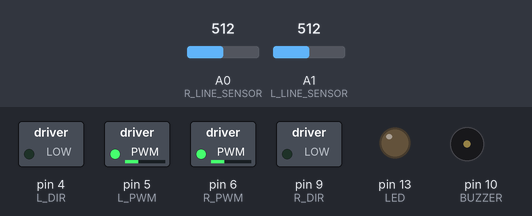
Recording of a sketch running on a simulated Arduino Uno, built with avr-gcc and run on an emulated ATmega328P. Shown: switched loads named in the sketch (green lamp = pin HIGH), output pins drawn as LEDs (lit = HIGH), buzzer (waves = sounding, pin HIGH). The test bench sets the inputs (shaded band); at power-on: A0 (R_LINE_SENSOR) = 512, A1 (L_LINE_SENSOR) = 512.

Above: at 1.2 s.
1.3 s: A0 (R_LINE_SENSOR) set to 1004
2.8 s: A0 (R_LINE_SENSOR) set to 1016
At 4.0 s:
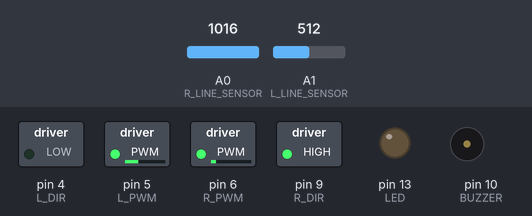
4.3 s: A1 (L_LINE_SENSOR) set to 997
5.8 s: A1 (L_LINE_SENSOR) set to 1016
At 6.4 s:
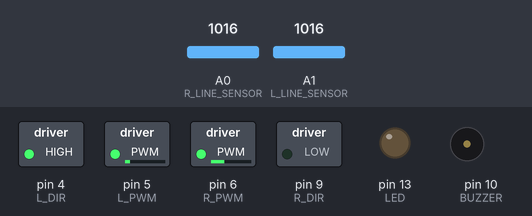
7.3 s: A1 (L_LINE_SENSOR) set to 900
At 7.6 s:
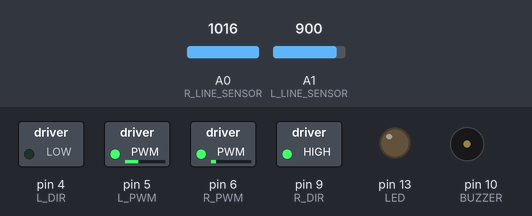
8.8 s: A1 (L_LINE_SENSOR) set to 1023
At 9.9 s:
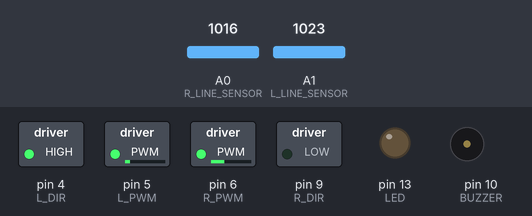
Timing chart, 0 to 11.3 s (numbered marks = the images above; inputs shaded):
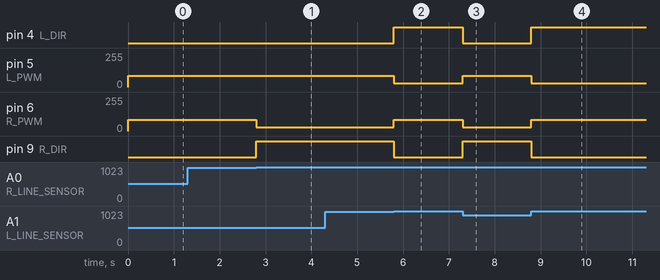

The sketch:

Line_follower.ino
```cpp
#define L_PWM 5
#define L_DIR 4
#define R_PWM 6
#define R_DIR 9
#define PWM_MAX 165
#define PWM_MIN 30
#define GRANICA 1015

#define L_LINE_SENSOR A1
#define R_LINE_SENSOR A0
#define BUZZER 10

#define LED 13
void setup() {
  // Konfiguracja pinow od mostka H
  pinMode(L_DIR,OUTPUT);
  pinMode(R_DIR,OUTPUT);
  pinMode(L_PWM,OUTPUT);
  pinMode(R_PWM,OUTPUT);

  // Konfiguacja pozostałych elementow
  pinMode(BUZZER, OUTPUT);
  digitalWrite(BUZZER,0);
  pinMode(LED,OUTPUT);
  digitalWrite(LED,0);

  Serial.begin(9600);
}

void loop() {

  if (leftSensor() == 0 && rightSensor() == 0) { //Jesli czujniki nie widza linii
    leftMotor(40); //Jazda prosto
    rightMotor(40);
  } else if (leftSensor() == 1) { //Jesli lewy czujnik widzi linie
    leftMotor(0); //Jazda po łuku w lewo
    rightMotor(40);
  } else if (rightSensor() == 1) { //Jesli prawy czujnik widzi linie
    leftMotor(40); //Jazda po łuku w prawo
    rightMotor(0);
  }


}// koniec loop


void leftMotor(int V){ // sterownaie lewym silnikiem
  if (V>0){
    V = map(V,0, 100,PWM_MIN, PWM_MAX);
    digitalWrite(L_DIR,0); // Kierunek do przodu
    analogWrite(L_PWM,V); // Ustawienie Predkosci
  }// koniec if
  else{
    V=abs(V); // Funkcja abs() zworci wartosc V bez znaku
    V=map (V,0,100,PWM_MIN,PWM_MAX);
    digitalWrite(L_DIR,1);// Kierunek do tylu
    analogWrite(L_PWM,V); // Ustawienie predkosci

  }// koniec else

}// koniec funkcji

void rightMotor(int V) { // funkcja sterujaca prawym silnikiem
  if (V > 0) { //Jesli predkosc jest wieksza od 0 (dodatnia)
    V = map(V, 0, 100, PWM_MIN, PWM_MAX);
    digitalWrite(R_DIR, 0); //Kierunek: do przodu
    analogWrite(R_PWM, V); //Ustawienie predkosci
  } else {
    V = abs(V); //Funkcja abs() zwroci wartosc V  bez znaku
    V = map(V, 0, 100, PWM_MIN, PWM_MAX);
    digitalWrite(R_DIR, 1); //Kierunek: do tyłu
    analogWrite(R_PWM, V); //Ustawienie predkosci
  }// koniec else
} // koniec funkcji

void stopMotors(){ // funkcja zatrzymujaca robota
  analogWrite(L_PWM,0); // Zatrzymanie lewego sinika
  analogWrite(R_PWM,0); // zatrymanie prawego silnika

}// koniec funckji

void przyspieszanie(){
  for( int i=PWM_MIN;i<PWM_MAX;i++){
  leftMotor(i);
  rightMotor(-i);
  delay(100);
  }// koniec for
}// koniec funckji

void zwalnianie(){
  for( int i=PWM_MAX;i>PWM_MIN;i--){
  leftMotor(-i);
  rightMotor(i);
  delay(100);
  }//koniec for
}// koniec funckji

void START(){
  int odczytLewy = analogRead (L_LINE_SENSOR);
  int odczytPrawy = analogRead(R_LINE_SENSOR);
  int roznica = odczytLewy-odczytPrawy;
  if (roznica>75){ // skret w prawo
    leftMotor(-30);
    rightMotor(30);
  }// koniec if
  else if(roznica <-75){ // skret w lewo
    leftMotor(30);
    rightMotor(-30);
  } // koniec else if

  else{
    leftMotor(30);
    rightMotor(30);
  }// koniec else
}// koniec funckji

void migLED(){
  digitalWrite(LED,1);
  delay(500);
  digitalWrite(LED,0);
  delay(500);
}// koniec funkcji

void BUZZASTER(){
  digitalWrite(BUZZER,1);
  delay(500);
  digitalWrite(BUZZER,0);
  delay(500);
}// koniec funkcji

boolean leftSensor(){
  if (analogRead(L_LINE_SENSOR)> GRANICA){
    return 1;
  }// koniec if
  else{
    return 0;
  }// koniec else
}

boolean rightSensor(){
  if (analogRead(R_LINE_SENSOR)> GRANICA){
    return 1;
  }// koniec if
  else{
    return 0;
  }// koniec else
}
```

Measured:
- the behaviour switches between 1015 and 1016 on A0 (R_LINE_SENSOR) (found by bisection; images 0 and 1)
- the behaviour switches between 1015 and 1016 on A1 (L_LINE_SENSOR) (found by bisection; images 1 and 2)
- after the input at 1.3 s, every drawn part: stays the same
- after the input at 2.8 s, pin 6 (R_PWM): 84/255 → 30/255 at once; pin 9 (R_DIR): LOW → HIGH at once
- after the input at 4.3 s, every drawn part: stays the same
- after the input at 5.8 s, pin 4 (L_DIR): LOW → HIGH at once; pin 5 (L_PWM): 84/255 → 30/255 at once; pin 6 (R_PWM): 30/255 → 84/255 at once; pin 9 (R_DIR): HIGH → LOW at once
- after the input at 7.3 s, pin 4 (L_DIR): HIGH → LOW at once; pin 5 (L_PWM): 30/255 → 84/255 at once; pin 6 (R_PWM): 84/255 → 30/255 at once; pin 9 (R_DIR): LOW → HIGH at once
- after the input at 8.8 s, pin 4 (L_DIR): LOW → HIGH at once; pin 5 (L_PWM): 84/255 → 30/255 at once; pin 6 (R_PWM): 30/255 → 84/255 at once; pin 9 (R_DIR): HIGH → LOW at once
